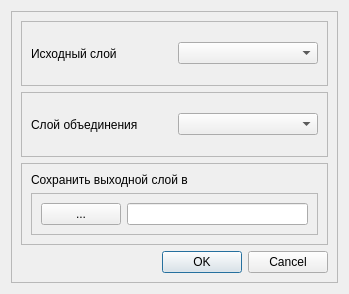
<?xml version="1.0" encoding="UTF-8"?>
<ui version="4.0">
 <class>LIPVectorUnionForm</class>
 <widget class="QDialog" name="LIPVectorUnionForm">
  <property name="geometry">
   <rect>
    <x>0</x>
    <y>0</y>
    <width>349</width>
    <height>294</height>
   </rect>
  </property>
  <property name="windowTitle">
   <string>Dialog</string>
  </property>
  <layout class="QHBoxLayout" name="horizontalLayout">
   <item>
    <widget class="QFrame" name="frame">
     <property name="frameShape">
      <enum>QFrame::StyledPanel</enum>
     </property>
     <property name="frameShadow">
      <enum>QFrame::Raised</enum>
     </property>
     <layout class="QVBoxLayout" name="verticalLayout">
      <item>
       <widget class="QFrame" name="frame_2">
        <property name="frameShape">
         <enum>QFrame::StyledPanel</enum>
        </property>
        <property name="frameShadow">
         <enum>QFrame::Raised</enum>
        </property>
        <layout class="QHBoxLayout" name="horizontalLayout_2">
         <item>
          <widget class="QLabel" name="label">
           <property name="text">
            <string>Исходный слой</string>
           </property>
          </widget>
         </item>
         <item>
          <widget class="LIPComboBox" name="comboBoxInputLayer"/>
         </item>
        </layout>
       </widget>
      </item>
      <item>
       <widget class="QFrame" name="frame_6">
        <property name="frameShape">
         <enum>QFrame::StyledPanel</enum>
        </property>
        <property name="frameShadow">
         <enum>QFrame::Raised</enum>
        </property>
        <layout class="QHBoxLayout" name="horizontalLayout_5">
         <item>
          <widget class="QLabel" name="label_3">
           <property name="text">
            <string>Слой объединения</string>
           </property>
          </widget>
         </item>
         <item>
          <widget class="LIPComboBox" name="comboBoxUnionLayer"/>
         </item>
        </layout>
       </widget>
      </item>
      <item>
       <widget class="QFrame" name="frame_3">
        <property name="frameShape">
         <enum>QFrame::StyledPanel</enum>
        </property>
        <property name="frameShadow">
         <enum>QFrame::Raised</enum>
        </property>
        <layout class="QVBoxLayout" name="verticalLayout_2">
         <item>
          <widget class="QLabel" name="label_2">
           <property name="text">
            <string>Сохранить выходной слой в</string>
           </property>
          </widget>
         </item>
         <item>
          <widget class="QFrame" name="frame_4">
           <property name="frameShape">
            <enum>QFrame::StyledPanel</enum>
           </property>
           <property name="frameShadow">
            <enum>QFrame::Raised</enum>
           </property>
           <layout class="QHBoxLayout" name="horizontalLayout_3">
            <item>
             <widget class="QPushButton" name="pushButtonFileDialog">
              <property name="text">
               <string>...</string>
              </property>
             </widget>
            </item>
            <item>
             <widget class="QLineEdit" name="lineEditFileName"/>
            </item>
           </layout>
          </widget>
         </item>
        </layout>
       </widget>
      </item>
      <item>
       <widget class="QDialogButtonBox" name="buttonBox">
        <property name="standardButtons">
         <set>QDialogButtonBox::Cancel|QDialogButtonBox::Ok</set>
        </property>
       </widget>
      </item>
     </layout>
    </widget>
   </item>
  </layout>
 </widget>
 <customwidgets>
  <customwidget>
   <class>LIPComboBox</class>
   <extends>QComboBox</extends>
   <header>lipcombobox.h</header>
  </customwidget>
 </customwidgets>
 <resources/>
 <connections/>
</ui>
